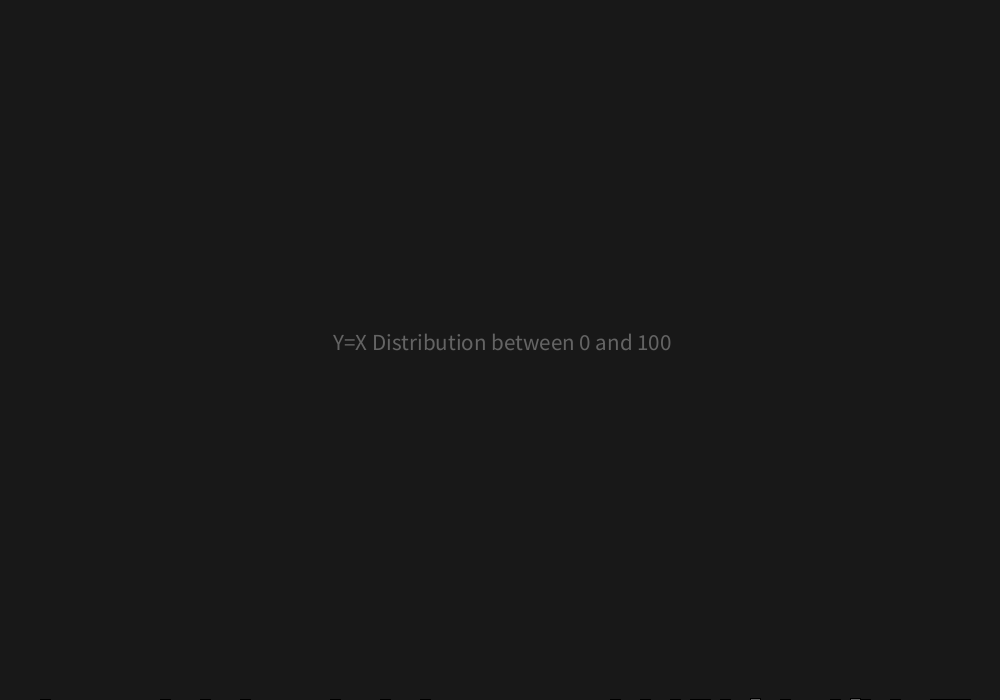
Frame 1 (no input)
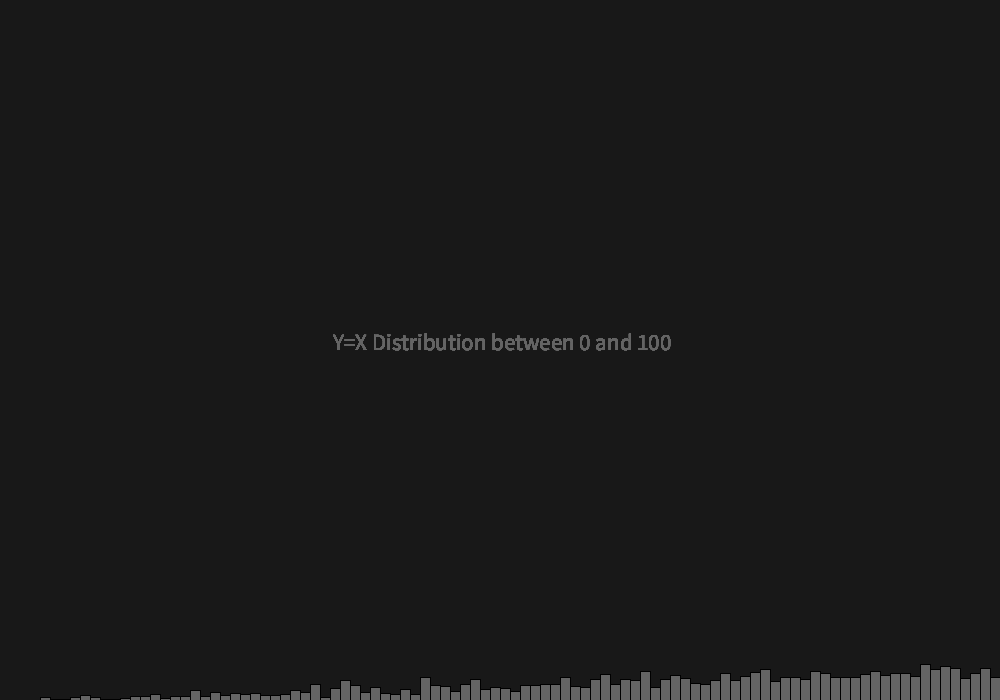
Frame 60 (the mouse pressed at the canvas centre just before this capture)
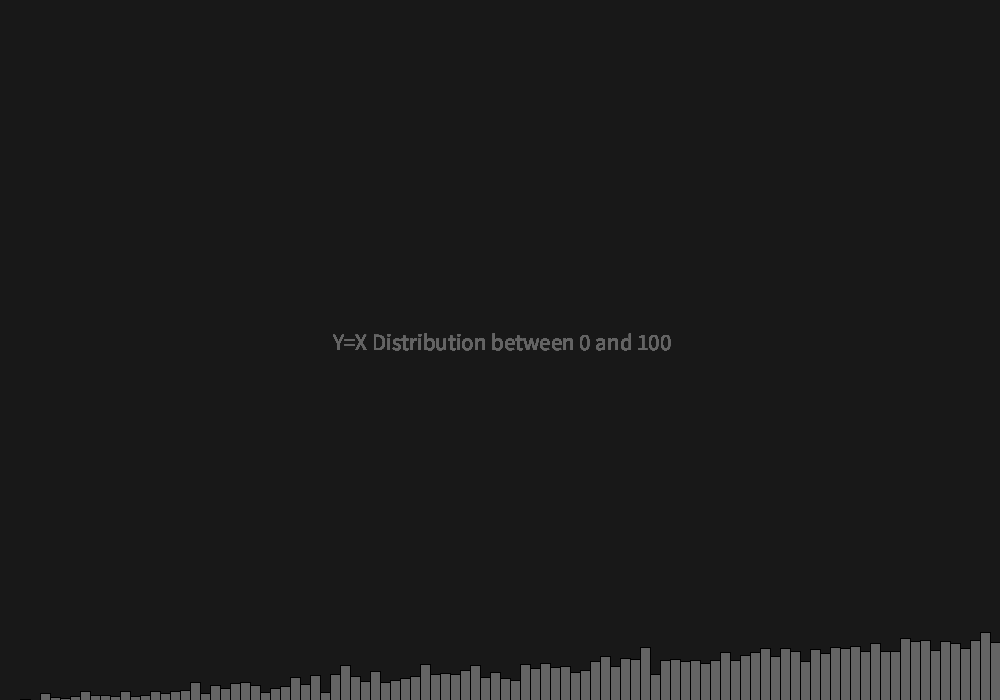
Frame 120 (the mouse held since frame 60 and released just before this capture)

The Processing sketch that drew these frames (run headless with seeded random() and noise(); from frame 60 on, the mouse is pressed at the canvas centre):

// Processing sketch: I5_MonteCarlo
// ── I5_MonteCarlo.pde
int numRectangles; // Number of rectangles we're going to have
int[] randomNumbers; // Array to hold our randomly generated numbers
int chosenNum; // The number that has been randomly selected
int p; // Number to decide whether or not the chosenNum is picked.
int generations; // The number of random numbers you want to generate per frame. More is faster.
boolean pause = false; // If true, pause sim

void setup() {
    size(1000, 700);
    background(24);
    fill(100, 100, 100);
    textSize(height / 30);
    

    numRectangles = 100; // Changing this number will not break the visuals, go for it
    randomNumbers = new int[numRectangles]; // Creating an array to hold the generated numbers
    generations = 25; // Changing this number increases / decreases the speed of the sim

}

void draw() {
    text("Y=X Distribution between 0 and " + numRectangles, (width/3), height/2);

    if (!pause) {
        for (int i = 0; i < generations; i++) { // This code runs once per 'generation' defined above 
            // chosenNum = int(random(0, numRectangles)); // This is where we generate a random number with a min of 0
            randomNumbers[choseNumber()]--;               // and a max based on the number of rectangles.
        }

        for (int i = 0; i < numRectangles; i++) { // Goes through every rectangle and redraws it with a new height based on the value of the corresponding int in randomNumbers.
            rect(i * (width/numRectangles), height, width/numRectangles, randomNumbers[i]);
        }
    }

}

int choseNumber() {
    while(true) {
        p = int(random(100)); // p is a random int from 0-100
        chosenNum = int(random(100));

        if (chosenNum < p) {
            return p;
        }
    }
}

void keyPressed() {
    if (pause) {
        pause = false;
    } else {
        pause = true;
    }
}
